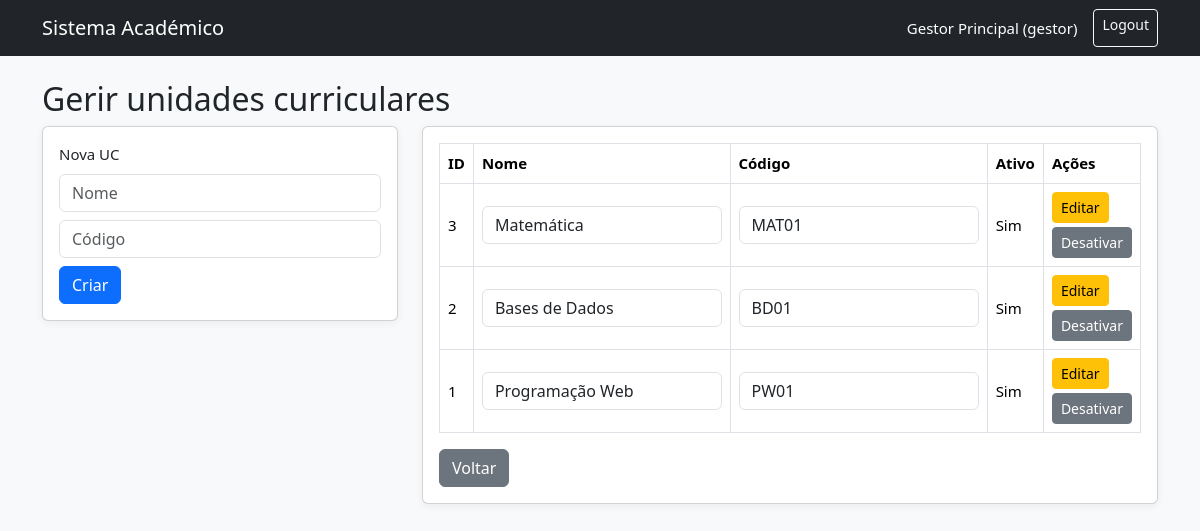
Page /gestor/ucs.php (signed in) on the committed database.
### tables this page shows
CREATE TABLE ucs (
    id INT AUTO_INCREMENT PRIMARY KEY,
    nome VARCHAR(150) NOT NULL,
    codigo VARCHAR(50) NOT NULL UNIQUE,
    ativo TINYINT(1) NOT NULL DEFAULT 1
);

### includes/functions.php (called while the page is built, shortened)
<?php
function isLoggedIn(): bool {
    return isset($_SESSION['user']);
}
function e(string $value): string {
    return htmlspecialchars($value, ENT_QUOTES, 'UTF-8');
}

### gestor/ucs.php (the view, shortened to what this page needs)
<?php
require_once __DIR__ . '/../config/database.php';
require_once __DIR__ . '/../includes/functions.php';
$ucs = $pdo->query('SELECT * FROM ucs ORDER BY id DESC')->fetchAll();
require_once __DIR__ . '/../includes/header.php';
?>
<h2>Gerir unidades curriculares</h2>
<div class="row">
    <div class="col-md-4">
        <div class="card mb-3"><div class="card-body">
            <form method="POST">
                <label class="form-label">Nova UC</label>
                <input type="text" name="nome" class="form-control mb-2" placeholder="Nome" required>
                <input type="text" name="codigo" class="form-control mb-2" placeholder="Código" required>
                <button class="btn btn-primary">Criar</button>
            </form>
        </div></div>
    </div>
    <div class="col-md-8">
        <div class="card"><div class="card-body">
            <table class="table table-bordered">
                <tr><th>ID</th><th>Nome</th><th>Código</th><th>Ativo</th><th>Ações</th></tr>
                <?php foreach ($ucs as $uc): ?>
                    <tr>
                        <td><?= $uc['id'] ?></td>
                        <td>
                            <form method="POST" class="d-flex gap-2">
                                <input type="text" name="nome" class="form-control" value="<?= e($uc['nome']) ?>">
                        </td>
                        <td>
                                <input type="text" name="codigo" class="form-control" value="<?= e($uc['codigo']) ?>">
                        </td>
                        <td><?= $uc['ativo'] ? 'Sim' : 'Não' ?></td>
                        <td>
                                <button class="btn btn-sm btn-warning">Editar</button>
                            <form method="POST" class="mt-1">
                                <button class="btn btn-sm btn-secondary"><?= $uc['ativo'] ? 'Desativar' : 'Ativar' ?></button>
                            </form>
                        </td>
                    </tr>
                <?php endforeach; ?>
            </table>
            <a href="dashboard.php" class="btn btn-secondary">Voltar</a>
        </div></div>
    </div>
</div>
<?php require_once __DIR__ . '/../includes/footer.php'; ?>

### includes/header.php (shortened to what this page needs)
<?php require_once __DIR__ . '/functions.php'; ?>
<!DOCTYPE html>
<html lang="pt">
<head>
    <link href="https://cdn.jsdelivr.net/npm/bootstrap@5.3.3/dist/css/bootstrap.min.css" rel="stylesheet">
    <link rel="stylesheet" href="/academico_simples/assets/css/style.css">
</head>
<body class="bg-light">
<nav class="navbar navbar-expand-lg navbar-dark bg-dark mb-4">
    <div class="container">
        <a class="navbar-brand" href="/academico_simples/index.php">Sistema Académico</a>
        <div class="d-flex">
            <?php if (isLoggedIn()): ?>
                <span class="navbar-text text-white me-3">
                    <?= e($_SESSION['user']['nome']) ?> (<?= e($_SESSION['user']['role']) ?>)
                </span>
                <a class="btn btn-outline-light btn-sm" href="/academico_simples/logout.php">Logout</a>
            <?php endif; ?>
        </div>
    </div>
</nav>
<div class="container">

### includes/footer.php (shortened to what this page needs)
</div>
</body>
</html>

### assets/css/style.css (style rules this page uses)
body { font-size: 15px; }
.card { box-shadow: 0 2px 8px rgba(0,0,0,0.06); }
.table td, .table th { vertical-align: middle; }

### rows in the picture
ucs: id "3", nome "Matemática", codigo "MAT01", ativo "Sim"
ucs: id "2", nome "Bases de Dados", codigo "BD01", ativo "Sim"
ucs: id "1", nome "Programação Web", codigo "PW01", ativo "Sim"

### other values in the picture
$_SESSION['user']['nome'] "Gestor Principal"
$_SESSION['user']['role'] "gestor"
